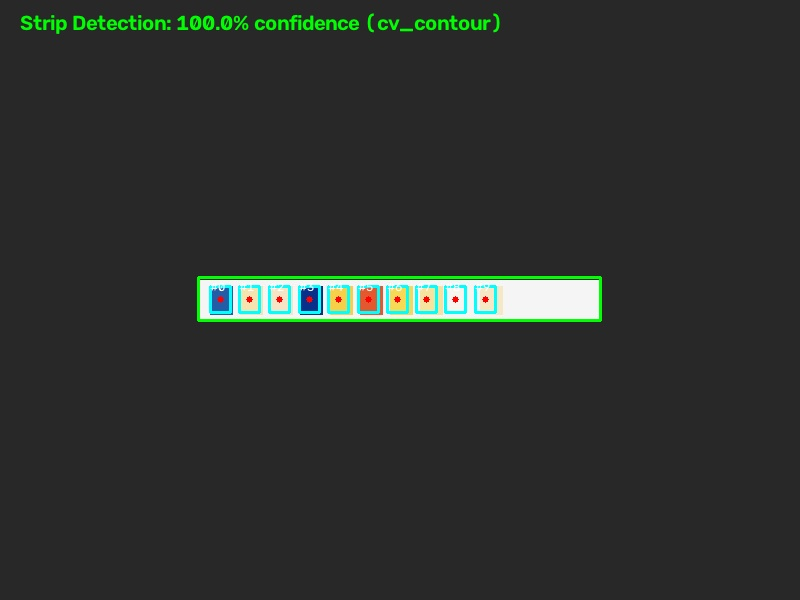
#> input picture scratch/overlay_test_synth_strip.jpg, 800 x 600 px
$ python -i strip_detection.py   (imports and definitions only)
#> lines starting #> are read from the running program, lines starting #| are printed output that depends on the picture; after the words box and inside, x2 and y2 are one past the last pixel; in counts of white or black regions, pixels touching at a corner belong together
#> further down, picture is the input picture: shape (600, 800, 3); mean B, G, R 45.2, 48.4, 44.5
"""
LUMINE Strip Detection — Computer Vision Strip Localization & Rectification
"""
import cv2
import numpy as np
from typing import Optional, Tuple, Dict, Any, List
import logging

logger = logging.getLogger(__name__)


class StripNotFound(Exception):
    """Raised when no test strip is detected in the image with sufficient confidence."""
    pass


# Backward-compatible alias
StripNotFoundError = StripNotFound


def order_quad_corners(pts: np.ndarray) -> np.ndarray:
    """
    Orders 4 points as: [top-left, top-right, bottom-right, bottom-left].
    pts shape: (4, 2)
    """
    pts = np.asarray(pts, dtype=np.float32)
    s = pts.sum(axis=1)
    diff = np.diff(pts, axis=1)

    tl = pts[np.argmin(s)]
    br = pts[np.argmax(s)]
    tr = pts[np.argmin(diff)]
    bl = pts[np.argmax(diff)]

    return np.array([tl, tr, br, bl], dtype=np.float32)


class StripDetector:
    """
    Robust contour-based strip detector with perspective rectification and
    confidence scoring.
    """

    def __init__(self, config: Optional[Dict[str, Any]] = None, yolo_detector: Optional[Any] = None):
        self.config = config or {}
        self.yolo_detector = yolo_detector
        # Geometrical priors for medical dipstick strips
        self.min_aspect_ratio = float(self.config.get('min_aspect_ratio', 2.0))
        self.max_aspect_ratio = float(self.config.get('max_aspect_ratio', 35.0))
        self.min_area_ratio = float(self.config.get('min_area_ratio', 0.001))
        self.max_area_ratio = float(self.config.get('max_area_ratio', 0.85))
        self.confidence_threshold = float(self.config.get('confidence_threshold', 0.35))
        # Standard rectified strip dimensions (canonical horizontal: length x width)
        self.target_length = int(self.config.get('target_length', 480))
        self.target_width = int(self.config.get('target_width', 60))

    def detect(self, image: np.ndarray, manual_corners: Optional[List[List[float]]] = None) -> Dict[str, Any]:
        """
        Detect strip in image.
        If manual_corners (4 points) provided, rectifies using those corners directly.
        Raises StripNotFound if auto-detection fails to find a plausible strip.
        """
        if image is None or not isinstance(image, np.ndarray) or image.size == 0:
            raise StripNotFound("Input image is empty or invalid")

        h_img, w_img = image.shape[:2]
        img_area = float(h_img * w_img)

        # ------------------------------------------------------------------
        # 1. Manual Corners Path (Fallback / UI Drag-and-Drop)
        # ------------------------------------------------------------------
        if manual_corners is not None and len(manual_corners) == 4:
            pts = np.array(manual_corners, dtype=np.float32)
            ordered_pts = order_quad_corners(pts)
            rectified, M, M_inv = self._rectify_strip(image, ordered_pts)
            rectified, M, M_inv = self._orient_strip_canonically(
                rectified, transform_matrix=M, inverse_transform_matrix=M_inv
            )

            min_x = float(np.min(ordered_pts[:, 0]))
            min_y = float(np.min(ordered_pts[:, 1]))
            max_x = float(np.max(ordered_pts[:, 0]))
            max_y = float(np.max(ordered_pts[:, 1]))
            bbox = (int(min_x), int(min_y), int(max_x - min_x), int(max_y - min_y))

            return {
                'detected': True,
                'confidence': 1.0,
                'bbox': bbox,
                'corners': ordered_pts.tolist(),
                'rectified_strip': rectified,
                'transform_matrix': M,
                'inv_transform_matrix': M_inv,
                'orientation': 'horizontal',
                'method': 'manual',
                'aspect_ratio': float((max_x - min_x) / max(max_y - min_y, 1.0))
            }

        # ------------------------------------------------------------------
        # 2. YOLOv8 Deep Learning Detector Path (Milestone 6: Raspberry Pi 5)
        # ------------------------------------------------------------------
        if self.yolo_detector is not None:
            try:
                yolo_dets = self.yolo_detector.detect(image)
                named_strip_dets = [
                    detection for detection in yolo_dets
                    if str(detection.get('class_name', '')).strip().casefold() == 'strip'
                ]
                has_class_names = any(detection.get('class_name') for detection in yolo_dets)
                strip_dets = named_strip_dets
                if not strip_dets and not has_class_names:
                    strip_dets = [
                        detection for detection in yolo_dets
                        if detection.get('class_id') == 10
                    ]
                    if not strip_dets and yolo_dets:
                        strip_dets = sorted(
                            yolo_dets,
                            key=lambda detection: detection.get('confidence', 0),
                            reverse=True,
                        )

                if strip_dets:
                    best = strip_dets[0]
                    if best.get('confidence', 0) >= self.confidence_threshold:
                        x, y, w, h = best['bbox']
                        # Construct corners
                        c_pts = np.array([
                            [x, y],
                            [x + w, y],
                            [x + w, y + h],
                            [x, y + h]
                        ], dtype=np.float32)
                        ordered_c = order_quad_corners(c_pts)
                        rectified, M, M_inv = self._rectify_strip(image, ordered_c)
                        rectified, M, M_inv = self._orient_strip_canonically(
                            rectified,
                            yolo_detections=yolo_dets,
                            transform_matrix=M,
                            inverse_transform_matrix=M_inv,
                        )

                        logger.info(f"StripDetector: YOLO detection success (conf={best['confidence']:.3f})")
                        return {
                            'detected': True,
                            'confidence': float(best['confidence']),
                            'bbox': (int(x), int(y), int(w), int(h)),
                            'corners': ordered_c.tolist(),
                            'rectified_strip': rectified,
                            'transform_matrix': M,
                            'inv_transform_matrix': M_inv,
                            'orientation': 'horizontal',
                            'method': 'yolov8_nano',
                            'yolo_detections': yolo_dets,
                            'aspect_ratio': float(max(w, h) / max(min(w, h), 1.0))
                        }
            except Exception as yolo_err:
                logger.warning(f"StripDetector: YOLO inference failed, using CV contour fallback: {yolo_err}")

        # ------------------------------------------------------------------
        # 2. Multi-cue Candidate Segmentation
        # ------------------------------------------------------------------
        candidates = self._find_candidate_strips(image, img_area)

        if not candidates:
            logger.warning("StripDetector: No candidate contours found")
            raise StripNotFound("No test strip contour detected in image")

        # Pick candidate with highest confidence score
        best_candidate = max(candidates, key=lambda c: c['confidence'])
        logger.info(f"StripDetector: Best candidate confidence = {best_candidate['confidence']:.3f}")

        if best_candidate['confidence'] < self.confidence_threshold:
            raise StripNotFound(
                f"Detection confidence ({best_candidate['confidence']:.2f}) below threshold ({self.confidence_threshold:.2f})"
            )

        ordered_corners = best_candidate['ordered_corners']
        rectified, M, M_inv = self._rectify_strip(image, ordered_corners)
        rectified, M, M_inv = self._orient_strip_canonically(
            rectified, transform_matrix=M, inverse_transform_matrix=M_inv
        )

        return {
            'detected': True,
            'confidence': float(best_candidate['confidence']),
            'bbox': best_candidate['bbox'],
            'corners': ordered_corners.tolist(),
            'rectified_strip': rectified,
            'transform_matrix': M,
            'inv_transform_matrix': M_inv,
            'orientation': 'horizontal',
            'method': 'cv_contour',
            'aspect_ratio': float(best_candidate['aspect_ratio'])
        }

    def _find_candidate_strips(self, image: np.ndarray, img_area: float) -> List[Dict[str, Any]]:
        """
        Runs multi-pass segmentation (edges, adaptive threshold, saturation)
        to discover plausible rectangular dipstick contours.
        """
#> called with img_area = 480000
        gray = cv2.cvtColor(image, cv2.COLOR_BGR2GRAY) if len(image.shape) == 3 else image.copy()
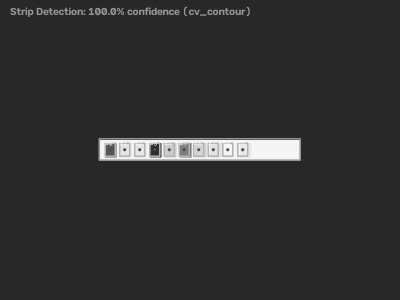
#> gray: shape (600, 800) (shown at 1/2 size); min 33, max 255, mean 46.9
        blurred = cv2.GaussianBlur(gray, (5, 5), 0)

        # Cue 1: Morphological gradient + Canny edges with closure
        kernel3 = cv2.getStructuringElement(cv2.MORPH_RECT, (3, 3))
        kernel5 = cv2.getStructuringElement(cv2.MORPH_RECT, (5, 5))
        morph_grad = cv2.morphologyEx(blurred, cv2.MORPH_GRADIENT, kernel3)
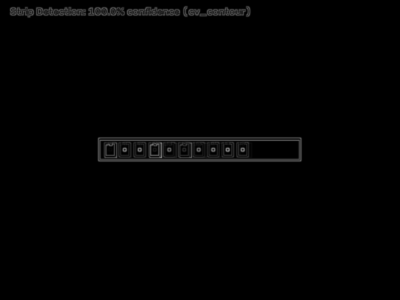
#> morph_grad: shape (600, 800) (shown at 1/2 size); min 0, max 137, mean 2.1
        edges = cv2.Canny(morph_grad, 25, 90)
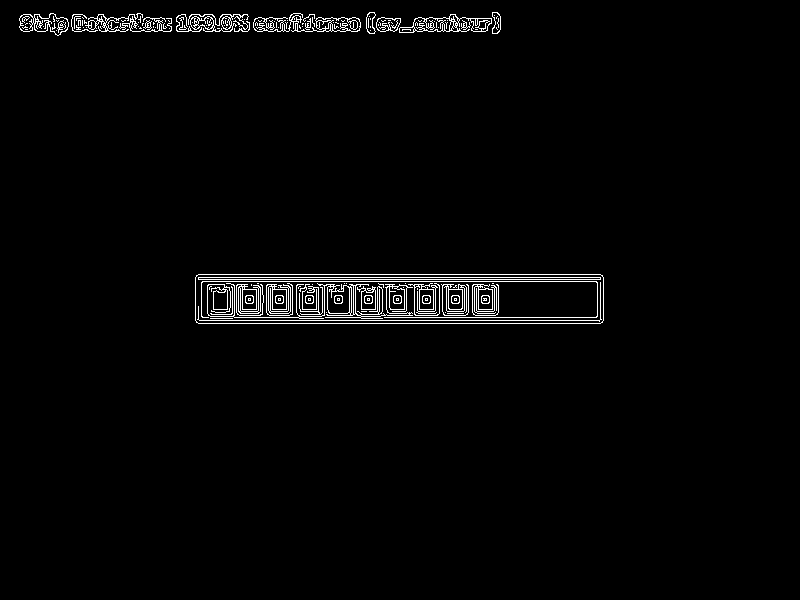
#> edges: shape (600, 800); 2% white in thin lines or dots, all inside (x1, y1, x2, y2) = (19, 12, 604, 324)
        edges_closed = cv2.morphologyEx(edges, cv2.MORPH_CLOSE, kernel5)
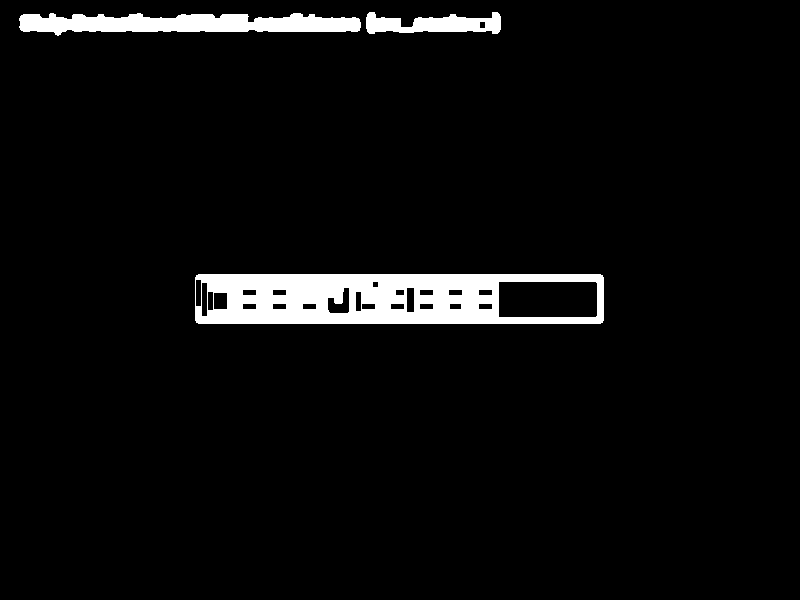
#> edges_closed: shape (600, 800); 4.6% white; 3 white regions, box (x1, y1, x2, y2) and area: (195, 274, 604, 324) 14932, (19, 13, 361, 36) 5345, (366, 12, 501, 34) 1912

        # Cue 2: Adaptive thresholding (both standard and inverted)
        thresh_adapt_inv = cv2.adaptiveThreshold(
            blurred, 255, cv2.ADAPTIVE_THRESH_GAUSSIAN_C, cv2.THRESH_BINARY_INV, 21, 5
        )
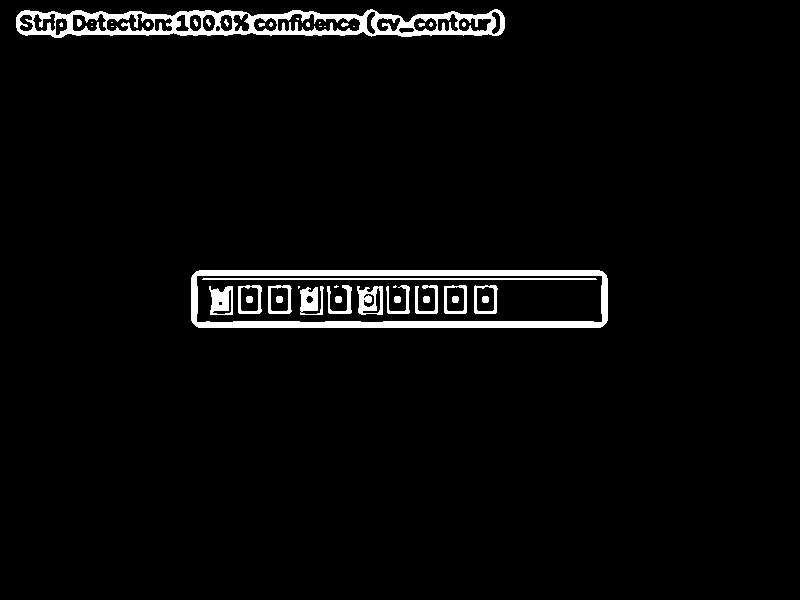
#> thresh_adapt_inv: shape (600, 800); 3.5% white; 45 white regions (18 under 20 px), largest, box (x1, y1, x2, y2) and area: (16, 9, 505, 38) 6382, (191, 270, 608, 328) 5836, (202, 278, 597, 280) 788
        thresh_adapt = cv2.adaptiveThreshold(
            blurred, 255, cv2.ADAPTIVE_THRESH_GAUSSIAN_C, cv2.THRESH_BINARY, 21, 5
        )

        # Cue 3: Color Saturation map (for white strips on light or colored backgrounds)
        if len(image.shape) == 3:
            hsv = cv2.cvtColor(image, cv2.COLOR_BGR2HSV)
#> hsv: shape (600, 800, 3); mean H, S, V 5.2, 7.7, 48.9
            sat = hsv[:, :, 1]
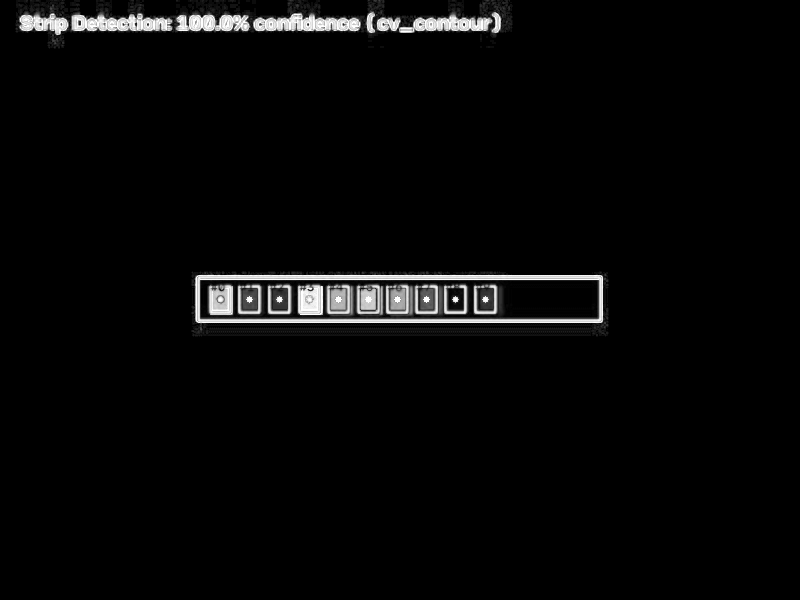
#> sat: shape (600, 800); min 0, max 255, mean 7.7
            sat_blurred = cv2.GaussianBlur(sat, (5, 5), 0)
            _, sat_thresh = cv2.threshold(sat_blurred, 0, 255, cv2.THRESH_BINARY + cv2.THRESH_OTSU)
#> sat_thresh: shape (600, 800); 3.6% white; 23 white regions, largest, box (x1, y1, x2, y2) and area: (195, 274, 604, 324) 4695, (253, 13, 361, 32) 1472, (71, 13, 172, 32) 1430
#> (the rest of the program and of its run is left out)
